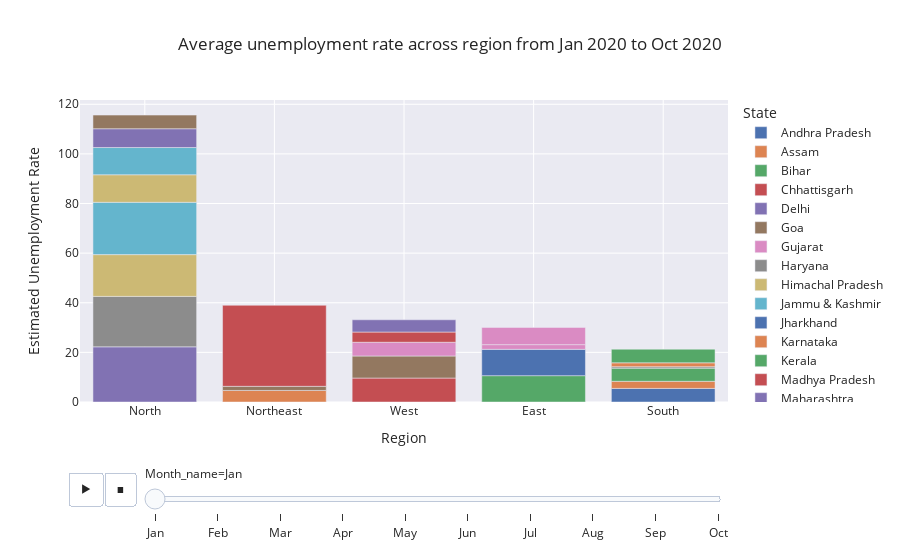

Notebook source saved alongside this figure:
### Code cell
fig = px.bar(df,x='Region',y = 'Estimated Unemployment Rate', color = 'State',title = 'Average unemployment rate across region from Jan 2020 to Oct 2020',template ='seaborn',height=600,animation_frame='Month_name')
fig.update_layout(xaxis ={'categoryorder':'total descending'})
fig.layout.updatemenus[0].buttons[0].args[1]['frame']['duration'] = 1000
fig.show()

### Figure 1 — Plotly figure (JSON) as saved in the notebook; plotly's stock layout.template omitted (floating-point values rounded to 4 significant figures)
{"data": [{"alignmentgroup": "True", "hovertemplate": "State=Andhra Pradesh<br>Month_name=Jan<br>Region=%{x}<br>Estimated Unemployment Rate=%{y}<extra></extra>", "legendgroup": "Andhra Pradesh", "marker": {"color": "rgb(76,114,176)", "pattern": {"shape": ""}}, "name": "Andhra Pradesh", "offsetgroup": "Andhra Pradesh", "orientation": "v", "showlegend": true, "textposition": "auto", "type": "bar", "x": ["South"], "xaxis": "x", "y": [5.48], "yaxis": "y"}, {"alignmentgroup": "True", "hovertemplate": "State=Assam<br>Month_name=Jan<br>Region=%{x}<br>Estimated Unemployment Rate=%{y}<extra></extra>", "legendgroup": "Assam", "marker": {"color": "rgb(221,132,82)", "pattern": {"shape": ""}}, "name": "Assam", "offsetgroup": "Assam", "orientation": "v", "showlegend": true, "textposition": "auto", "type": "bar", "x": ["Northeast"], "xaxis": "x", "y": [4.66], "yaxis": "y"}, {"alignmentgroup": "True", "hovertemplate": "State=Bihar<br>Month_name=Jan<br>Region=%{x}<br>Estimated Unemployment Rate=%{y}<extra></extra>", "legendgroup": "Bihar", "marker": {"color": "rgb(85,168,104)", "pattern": {"shape": ""}}, "name": "Bihar", "offsetgroup": "Bihar", "orientation": "v", "showlegend": true, "textposition": "auto", "type": "bar", "x": ["East"], "xaxis": "x", "y": [10.61], "yaxis": "y"}, {"alignmentgroup": "True", "hovertemplate": "State=Chhattisgarh<br>Month_name=Jan<br>Region=%{x}<br>Estimated Unemployment Rate=%{y}<extra></extra>", "legendgroup": "Chhattisgarh", "marker": {"color": "rgb(196,78,82)", "pattern": {"shape": ""}}, "name": "Chhattisgarh", "offsetgroup": "Chhattisgarh", "orientation": "v", "showlegend": true, "textposition": "auto", "type": "bar", "x": ["West"], "xaxis": "x", "y": [9.65], "yaxis": "y"}, {"alignmentgroup": "True", "hovertemplate": "State=Delhi<br>Month_name=Jan<br>Region=%{x}<br>Estimated Unemployment Rate=%{y}<extra></extra>", "legendgroup": "Delhi", "marker": {"color": "rgb(129,114,179)", "pattern": {"shape": ""}}, "name": "Delhi", "offsetgroup": "Delhi", "orientation": "v", "showlegend": true, "textposition": "auto", "type": "bar", "x": ["North"], "xaxis": "x", "y": [22.23], "yaxis": "y"}, {"alignmentgroup": "True", "hovertemplate": "State=Goa<br>Month_name=Jan<br>Region=%{x}<br>Estimated Unemployment Rate=%{y}<extra></extra>", "legendgroup": "Goa", "marker": {"color": "rgb(147,120,96)", "pattern": {"shape": ""}}, "name": "Goa", "offsetgroup": "Goa", "orientation": "v", "showlegend": true, "textposition": "auto", "type": "bar", "x": ["West"], "xaxis": "x", "y": [8.89], "yaxis": "y"}, {"alignmentgroup": "True", "hovertemplate": "State=Gujarat<br>Month_name=Jan<br>Region=%{x}<br>Estimated Unemployment Rate=%{y}<extra></extra>", "legendgroup": "Gujarat", "marker": {"color": "rgb(218,139,195)", "pattern": {"shape": ""}}, "name": "Gujarat", "offsetgroup": "Gujarat", "orientation": "v", "showlegend": true, "textposition": "auto", "type": "bar", "x": ["West"], "xaxis": "x", "y": [5.54], "yaxis": "y"}, {"alignmentgroup": "True", "hovertemplate": "State=Haryana<br>Month_name=Jan<br>Region=%{x}<br>Estimated Unemployment Rate=%{y}<extra></extra>", "legendgroup": "Haryana", "marker": {"color": "rgb(140,140,140)", "pattern": {"shape": ""}}, "name": "Haryana", "offsetgroup": "Haryana", "orientation": "v", "showlegend": true, "textposition": "auto", "type": "bar", "x": ["North"], "xaxis": "x", "y": [20.34], "yaxis": "y"}, {"alignmentgroup": "True", "hovertemplate": "State=Himachal Pradesh<br>Month_name=Jan<br>Region=%{x}<br>Estimated Unemployment Rate=%{y}<extra></extra>", "legendgroup": "Himachal Pradesh", "marker": {"color": "rgb(204,185,116)", "pattern": {"shape": ""}}, "name": "Himachal Pradesh", "offsetgroup": "Himachal Pradesh", "orientation": "v", "showlegend": true, "textposition": "auto", "type": "bar", "x": ["North"], "xaxis": "x", "y": [16.83], "yaxis": "y"}, {"alignmentgroup": "True", "hovertemplate": "State=Jammu & Kashmir<br>Month_name=Jan<br>Region=%{x}<br>Estimated Unemployment Rate=%{y}<extra></extra>", "legendgroup": "Jammu & Kashmir", "marker": {"color": "rgb(100,181,205)", "pattern": {"shape": ""}}, "name": "Jammu & Kashmir", "offsetgroup": "Jammu & Kashmir", "orientation": "v", "showlegend": true, "textposition": "auto", "type": "bar", "x": ["North"], "xaxis": "x", "y": [21.08], "yaxis": "y"}, {"alignmentgroup": "True", "hovertemplate": "State=Jharkhand<br>Month_name=Jan<br>Region=%{x}<br>Estimated Unemployment Rate=%{y}<extra></extra>", "legendgroup": "Jharkhand", "marker": {"color": "rgb(76,114,176)", "pattern": {"shape": ""}}, "name": "Jharkhand", "offsetgroup": "Jharkhand", "orientation": "v", "showlegend": true, "textposition": "auto", "type": "bar", "x": ["East"], "xaxis": "x", "y": [10.61], "yaxis": "y"}, {"alignmentgroup": "True", "hovertemplate": "State=Karnataka<br>Month_name=Jan<br>Region=%{x}<br>Estimated Unemployment Rate=%{y}<extra></extra>", "legendgroup": "Karnataka", "marker": {"color": "rgb(221,132,82)", "pattern": {"shape": ""}}, "name": "Karnataka", "offsetgroup": "Karnataka", "orientation": "v", "showlegend": true, "textposition": "auto", "type": "bar", "x": ["South"], "xaxis": "x", "y": [2.86], "yaxis": "y"}, {"alignmentgroup": "True", "hovertemplate": "State=Kerala<br>Month_name=Jan<br>Region=%{x}<br>Estimated Unemployment Rate=%{y}<extra></extra>", "legendgroup": "Kerala", "marker": {"color": "rgb(85,168,104)", "pattern": {"shape": ""}}, "name": "Kerala", "offsetgroup": "Kerala", "orientation": "v", "showlegend": true, "textposition": "auto", "type": "bar", "x": ["South"], "xaxis": "x", "y": [5.31], "yaxis": "y"}, {"alignmentgroup": "True", "hovertemplate": "State=Madhya Pradesh<br>Month_name=Jan<br>Region=%{x}<br>Estimated Unemployment Rate=%{y}<extra></extra>", "legendgroup": "Madhya Pradesh", "marker": {"color": "rgb(196,78,82)", "pattern": {"shape": ""}}, "name": "Madhya Pradesh", "offsetgroup": "Madhya Pradesh", "orientation": "v", "showlegend": true, "textposition": "auto", "type": "bar", "x": ["West"], "xaxis": "x", "y": [4.11], "yaxis": "y"}, {"alignmentgroup": "True", "hovertemplate": "State=Maharashtra<br>Month_name=Jan<br>Region=%{x}<br>Estimated Unemployment Rate=%{y}<extra></extra>", "legendgroup": "Maharashtra", "marker": {"color": "rgb(129,114,179)", "pattern": {"shape": ""}}, "name": "Maharashtra", "offsetgroup": "Maharashtra", "orientation": "v", "showlegend": true, "textposition": "auto", "type": "bar", "x": ["West"], "xaxis": "x", "y": [4.95], "yaxis": "y"}, {"alignmentgroup": "True", "hovertemplate": "State=Meghalaya<br>Month_name=Jan<br>Region=%{x}<br>Estimated Unemployment Rate=%{y}<extra></extra>", "legendgroup": "Meghalaya", "marker": {"color": "rgb(147,120,96)", "pattern": {"shape": ""}}, "name": "Meghalaya", "offsetgroup": "Meghalaya", "orientation": "v", "showlegend": true, "textposition": "auto", "type": "bar", "x": ["Northeast"], "xaxis": "x", "y": [1.66], "yaxis": "y"}, {"alignmentgroup": "True", "hovertemplate": "State=Odisha<br>Month_name=Jan<br>Region=%{x}<br>Estimated Unemployment Rate=%{y}<extra></extra>", "legendgroup": "Odisha", "marker": {"color": "rgb(218,139,195)", "pattern": {"shape": ""}}, "name": "Odisha", "offsetgroup": "Odisha", "orientation": "v", "showlegend": true, "textposition": "auto", "type": "bar", "x": ["East"], "xaxis": "x", "y": [1.9], "yaxis": "y"}, {"alignmentgroup": "True", "hovertemplate": "State=Puducherry<br>Month_name=Jan<br>Region=%{x}<br>Estimated Unemployment Rate=%{y}<extra></extra>", "legendgroup": "Puducherry", "marker": {"color": "rgb(140,140,140)", "pattern": {"shape": ""}}, "name": "Puducherry", "offsetgroup": "Puducherry", "orientation": "v", "showlegend": true, "textposition": "auto", "type": "bar", "x": ["South"], "xaxis": "x", "y": [0.58], "yaxis": "y"}, {"alignmentgroup": "True", "hovertemplate": "State=Punjab<br>Month_name=Jan<br>Region=%{x}<br>Estimated Unemployment Rate=%{y}<extra></extra>", "legendgroup": "Punjab", "marker": {"color": "rgb(204,185,116)", "pattern": {"shape": ""}}, "name": "Punjab", "offsetgroup": "Punjab", "orientation": "v", "showlegend": true, "textposition": "auto", "type": "bar", "x": ["North"], "xaxis": "x", "y": [11.11], "yaxis": "y"}, {"alignmentgroup": "True", "hovertemplate": "State=Rajasthan<br>Month_name=Jan<br>Region=%{x}<br>Estimated Unemployment Rate=%{y}<extra></extra>", "legendgroup": "Rajasthan", "marker": {"color": "rgb(100,181,205)", "pattern": {"shape": ""}}, "name": "Rajasthan", "offsetgroup": "Rajasthan", "orientation": "v", "showlegend": true, "textposition": "auto", "type": "bar", "x": ["North"], "xaxis": "x", "y": [10.97], "yaxis": "y"}, {"alignmentgroup": "True", "hovertemplate": "State=Tamil Nadu<br>Month_name=Jan<br>Region=%{x}<br>Estimated Unemployment Rate=%{y}<extra></extra>", "legendgroup": "Tamil Nadu", "marker": {"color": "rgb(221,132,82)", "pattern": {"shape": ""}}, "name": "Tamil Nadu", "offsetgroup": "Tamil Nadu", "orientation": "v", "showlegend": true, "textposition": "auto", "type": "bar", "x": ["South"], "xaxis": "x", "y": [1.57], "yaxis": "y"}, {"alignmentgroup": "True", "hovertemplate": "State=Telangana<br>Month_name=Jan<br>Region=%{x}<br>Estimated Unemployment Rate=%{y}<extra></extra>", "legendgroup": "Telangana", "marker": {"color": "rgb(85,168,104)", "pattern": {"shape": ""}}, "name": "Telangana", "offsetgroup": "Telangana", "orientation": "v", "showlegend": true, "textposition": "auto", "type": "bar", "x": ["South"], "xaxis": "x", "y": [5.49], "yaxis": "y"}, {"alignmentgroup": "True", "hovertemplate": "State=Tripura<br>Month_name=Jan<br>Region=%{x}<br>Estimated Unemployment Rate=%{y}<extra></extra>", "legendgroup": "Tripura", "marker": {"color": "rgb(196,78,82)", "pattern": {"shape": ""}}, "name": "Tripura", "offsetgroup": "Tripura", "orientation": "v", "showlegend": true, "textposition": "auto", "type": "bar", "x": ["Northeast"], "xaxis": "x", "y": [32.67], "yaxis": "y"}, {"alignmentgroup": "True", "hovertemplate": "State=Uttar Pradesh<br>Month_name=Jan<br>Region=%{x}<br>Estimated Unemployment Rate=%{y}<extra></extra>", "legendgroup": "Uttar Pradesh", "marker": {"color": "rgb(129,114,179)", "pattern": {"shape": ""}}, "name": "Uttar Pradesh", "offsetgroup": "Uttar Pradesh", "orientation": "v", "showlegend": true, "textposition": "auto", "type": "bar", "x": ["North"], "xaxis": "x", "y": [7.58], "yaxis": "y"}, {"alignmentgroup": "True", "hovertemplate": "State=Uttarakhand<br>Month_name=Jan<br>Region=%{x}<br>Estimated Unemployment Rate=%{y}<extra></extra>", "legendgroup": "Uttarakhand", "marker": {"color": "rgb(147,120,96)", "pattern": {"shape": ""}}, "name": "Uttarakhand", "offsetgroup": "Uttarakhand", "orientation": "v", "showlegend": true, "textposition": "auto", "type": "bar", "x": ["North"], "xaxis": "x", "y": [5.49], "yaxis": "y"}, {"alignmentgroup": "True", "hovertemplate": "State=West Bengal<br>Month_name=Jan<br>Region=%{x}<br>Estimated Unemployment Rate=%{y}<extra></extra>", "legendgroup": "West Bengal", "marker": {"color": "rgb(218,139,195)", "pattern": {"shape": ""}}, "name": "West Bengal", "offsetgroup": "West Bengal", "orientation": "v", "showlegend": true, "textposition": "auto", "type": "bar", "x": ["East"], "xaxis": "x", "y": [6.94], "yaxis": "y"}], "layout": {"autosize": true, "barmode": "relative", "legend": {"title": {"text": "State"}, "tracegroupgap": 0}, "sliders": [{"active": 0, "currentvalue": {"prefix": "Month_name="}, "len": 0.9, "pad": {"b": 10, "t": 60}, "steps": [{"args": [["Jan"], {"frame": {"duration": 0, "redraw": true}, "fromcurrent": true, "mode": "immediate", "transition": {"duration": 0, "easing": "linear"}}], "label": "Jan", "method": "animate"}, {"args": [["Feb"], {"frame": {"duration": 0, "redraw": true}, "fromcurrent": true, "mode": "immediate", "transition": {"duration": 0, "easing": "linear"}}], "label": "Feb", "method": "animate"}, {"args": [["Mar"], {"frame": {"duration": 0, "redraw": true}, "fromcurrent": true, "mode": "immediate", "transition": {"duration": 0, "easing": "linear"}}], "label": "Mar", "method": "animate"}, {"args": [["Apr"], {"frame": {"duration": 0, "redraw": true}, "fromcurrent": true, "mode": "immediate", "transition": {"duration": 0, "easing": "linear"}}], "label": "Apr", "method": "animate"}, {"args": [["May"], {"frame": {"duration": 0, "redraw": true}, "fromcurrent": true, "mode": "immediate", "transition": {"duration": 0, "easing": "linear"}}], "label": "May", "method": "animate"}, {"args": [["Jun"], {"frame": {"duration": 0, "redraw": true}, "fromcurrent": true, "mode": "immediate", "transition": {"duration": 0, "easing": "linear"}}], "label": "Jun", "method": "animate"}, {"args": [["Jul"], {"frame": {"duration": 0, "redraw": true}, "fromcurrent": true, "mode": "immediate", "transition": {"duration": 0, "easing": "linear"}}], "label": "Jul", "method": "animate"}, {"args": [["Aug"], {"frame": {"duration": 0, "redraw": true}, "fromcurrent": true, "mode": "immediate", "transition": {"duration": 0, "easing": "linear"}}], "label": "Aug", "method": "animate"}, {"args": [["Sep"], {"frame": {"duration": 0, "redraw": true}, "fromcurrent": true, "mode": "immediate", "transition": {"duration": 0, "easing": "linear"}}], "label": "Sep", "method": "animate"}, {"args": [["Oct"], {"frame": {"duration": 0, "redraw": true}, "fromcurrent": true, "mode": "immediate", "transition": {"duration": 0, "easing": "linear"}}], "label": "Oct", "method": "animate"}], "x": 0.1, "xanchor": "left", "y": 0, "yanchor": "top"}], "title": {"text": "Average unemployment rate across region from Jan 2020 to Oct 2020"}, "updatemenus": [{"buttons": [{"args": [null, {"frame": {"duration": 1000, "redraw": true}, "fromcurrent": true, "mode": "immediate", "transition": {"duration": 500, "easing": "linear"}}], "label": "&#9654;", "method": "animate"}, {"args": [[null], {"frame": {"duration": 0, "redraw": true}, "fromcurrent": true, "mode": "immediate", "transition": {"duration": 0, "easing": "linear"}}], "label": "&#9724;", "method": "animate"}], "direction": "left", "pad": {"r": 10, "t": 70}, "showactive": false, "type": "buttons", "x": 0.1, "xanchor": "right", "y": 0, "yanchor": "top"}], "xaxis": {"anchor": "y", "autorange": true, "categoryorder": "total descending", "domain": [0, 1], "range": [-0.5, 4.5], "title": {"text": "Region"}, "type": "category"}, "yaxis": {"anchor": "x", "autorange": true, "domain": [0, 1], "range": [0, 121.7], "title": {"text": "Estimated Unemployment Rate"}, "type": "linear"}}}
